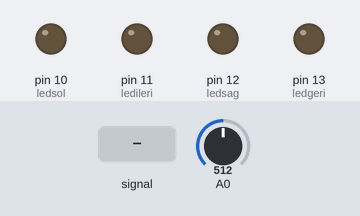
Bench run of a sketch on a simulated Arduino Uno, built with avr-gcc and run on an emulated ATmega328P. Shown: output pins drawn as LEDs (lit = HIGH). The test bench sets the inputs (shaded band); at power-on: A0 = 512.

Above: at 1.2 s.
1.3 s: A0 set to 558
2.8 s: A0 set to 587
At 3.3 s:
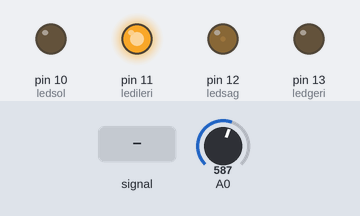
4.3 s: A0 set to 306
At 5.2 s:
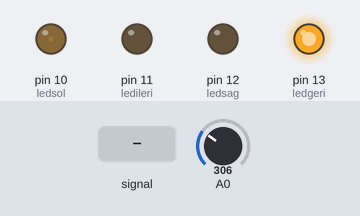
5.8 s: A0 fed a 2 Hz sine of ±306 counts around its level
At 7.17 s:
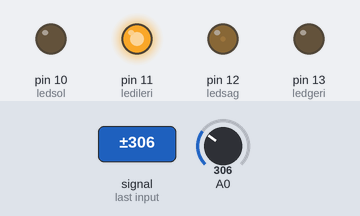
8.8 s: A0 fed a 50 Hz sine of ±306 counts around its level
At 9.5 s:
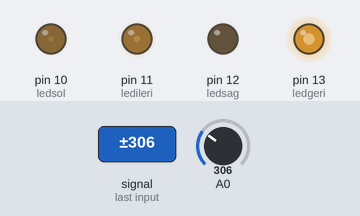
10.3 s: A0 set to 716
At 11.3 s:
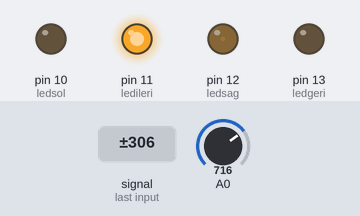
Timing chart, 0 to 12.8 s (numbered marks = the images above; inputs shaded):
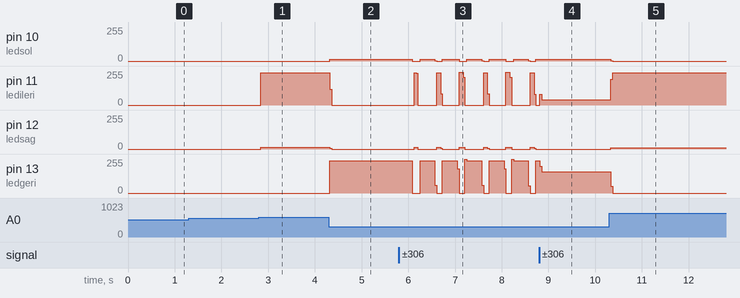

Measured:
- the behaviour switches between 574 and 575 on A0 (found by bisection; images 0 and 1)
- after the input at 1.3 s, every drawn part: stays the same
- after the input at 2.8 s, pin 11 (ledileri): 0/255 → 243/255 at once; pin 12 (ledsag): 0/255 → 12/255 at once
- after the input at 4.3 s, pin 10 (ledsol): 0/255 → 12/255 at once; pin 11 (ledileri): 243/255 → 0/255 at once; pin 12 (ledsag): 12/255 → 0/255 at once; pin 13 (ledgeri): 0/255 → 243/255 at once
- after the input at 5.8 s, pin 10 (ledsol): 12/255 → 0/255 after 0.28 s, then repeats every 1.0 s: 12/255 0.32 s, 3/255 0.04 s, 0/255 0.12 s, 12/255 0.36 s, 0/255 0.16 s; pin 11 (ledileri): ramps from 244/255 to 0/255 and jumps back, once every 0.48 s
- after the input at 8.8 s, pin 10 (ledsol): stops changing and stays 12/255; pin 12 (ledsag): stops changing and stays 0/255
- after the input at 10.3 s, pin 10 (ledsol): 12/255 → 0/255 at once; pin 11 (ledileri): 39/255 → 243/255 at once; pin 12 (ledsag): 0/255 → 9/255 at once; pin 13 (ledgeri): 159/255 → 0/255 at once

The sketch:

joystick.ino
```cpp
int xdeger;
int ydeger;
int xderece;
int yderece;
int ledsag=12, ledsol=10,ledileri=11,ledgeri=13 ;
void setup() {
  pinMode(ledileri,OUTPUT);
  pinMode(ledgeri,OUTPUT);
  pinMode(ledsag,OUTPUT);
  pinMode(ledsol,OUTPUT);
}
void loop() {
  xdeger = analogRead(A0);
  ydeger = analogRead(A0);
  xderece = map(xdeger, 0, 1023, 0, 180);
  yderece = map(ydeger, 0, 1023, 0, 180);
  if(xderece>=0 and xderece<80)
  {
    digitalWrite(ledsol,HIGH);
    digitalWrite(ledsag,LOW);
    digitalWrite(ledileri,LOW);
    digitalWrite(ledgeri,LOW);
  }
  else if(xderece>100 and xderece<=180)
  {
    digitalWrite(ledsag,HIGH);
    digitalWrite(ledsol,LOW);
    digitalWrite(ledileri,LOW);
    digitalWrite(ledgeri,LOW);
  }
  else
  {
    digitalWrite(ledsol,LOW);
    digitalWrite(ledsag,LOW);
    digitalWrite(ledileri,LOW);
    digitalWrite(ledgeri,LOW);
  }
    if(yderece>=0 and yderece<80)
  {
    digitalWrite(ledsol,LOW);
    digitalWrite(ledsag,LOW);
    digitalWrite(ledileri,LOW);
    digitalWrite(ledgeri,HIGH);
  }
  else if(yderece>100 and yderece<=180)
  {
    digitalWrite(ledsag,LOW);
    digitalWrite(ledsol,LOW);
    digitalWrite(ledileri,HIGH);
    digitalWrite(ledgeri,LOW);
  }
  else
  {
    digitalWrite(ledsol,LOW);
    digitalWrite(ledsag,LOW);
    digitalWrite(ledileri,LOW);
    digitalWrite(ledgeri,LOW);
  }

}
```
